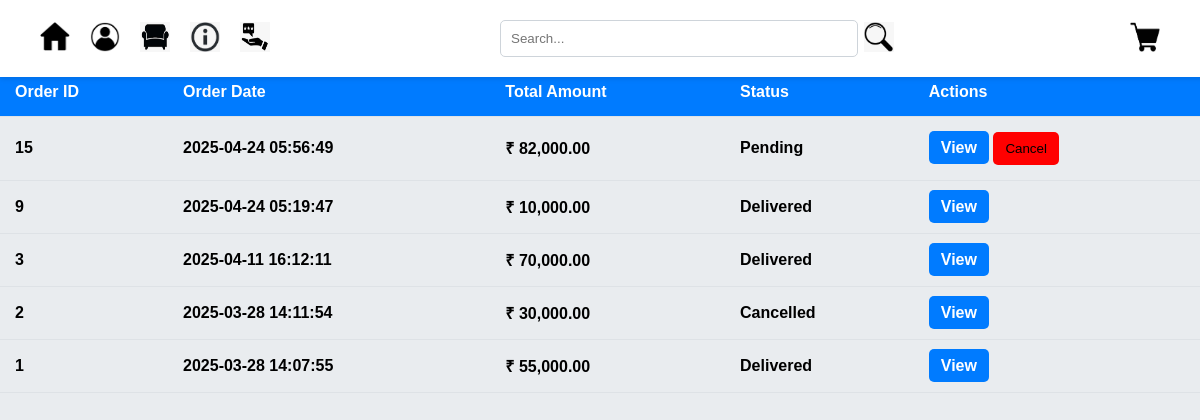
/order_history.php (signed in), run on the app's committed database.
### tables this page shows
CREATE TABLE IF NOT EXISTS `order` (
  `id` int NOT NULL AUTO_INCREMENT,
  `customer_id` int NOT NULL,
  `address` varchar(255) NOT NULL,
  `city` varchar(100) NOT NULL,
  `state` varchar(100) NOT NULL,
  `order_date` timestamp NULL DEFAULT CURRENT_TIMESTAMP,
  `total_amount` double(10,2) NOT NULL,
  `status` enum('Pending','Shipped','Delivered','Cancelled') DEFAULT 'Pending',
  PRIMARY KEY (`id`),
  KEY `customer_id` (`customer_id`)
);

### order_history.php (the view, shortened to what this page needs)
<!DOCTYPE html>
<?php
include 'db.php';
$customer_id = $_SESSION['UID'];
$order_query = "SELECT o.id AS order_id, o.order_date, o.total_amount, o.status
                FROM `order` o
                WHERE o.customer_id = $customer_id
                ORDER BY o.order_date DESC";
$order_result = mysqli_query($conn, $order_query);
?>
<html>
<head>
    <link rel="stylesheet" href="style.css">
</head>
<body>
    <nav class="menu-bar">
        <div class="menu-icons">
            <a href="index.php" title="Home"><img src="img/icon/home.jpg" alt="Home-icon" class="icon" /></a>
            <a href="customerProfile_manage.php" title="Profile"><img src="img/icon/user.jpg" alt="Profile-icon" class="icon" /></a>
            <a href="product_display.php" title="Product"><img src="img/icon/sofa.jpg" alt="category-icon" class="icon" /></a>
            <a href="contact.php" title="Contact Us"><img src="img/icon/about.jpg" alt="Contact Us-icon" class="icon" /></a>
            <a href="feedback.php" title="Feedback"><img src="img/icon/feedback.jpg" alt="feedback-icon" class="icon" /></a>
        </div>
        <form method="GET" action="product_display.php">
            <div class="search-container">
                <input type="text" name="search_query" placeholder="Search..." required />
                <button type="submit"><img src="img/icon/search.jpg" alt="Search" class="icon" /></button>
            </div>
        </form>
        <div class="add-to-cart-icon">
            <a href="cart.php" title="View Cart"><img src="img/icon/add-to-cart.jpg" alt="Add to Cart" class="icon" /></a>
        </div>
    </nav>
     <div class="container">
        <h2>Your Orders</h2>
       <?php if (mysqli_num_rows($order_result) == 0): ?>
    <script>
        document.addEventListener("DOMContentLoaded", function() {
            document.getElementById('noOrdersModal').style.display = 'block';
        });
    </script>
<?php else: ?>
            <table class="order-table">
                <thead>
                    <tr>
                        <th>Order ID</th>
                        <th>Order Date</th>
                        <th>Total Amount</th>
                        <th>Status</th>
                        <th>Actions</th>
                    </tr>
                </thead>
                <tbody>
                    <?php while ($order = mysqli_fetch_assoc($order_result)): ?>
                        <tr>
                            <td><?php echo $order['order_id']; ?></td>
                            <td><?php echo $order['order_date']; ?></td>
                            <td>&#8377; <?php echo number_format($order['total_amount'], 2); ?></td>
                            <td><?php echo htmlspecialchars($order['status']); ?></td>
                            <td>
                                <a href="bill.php?id=<?php echo $order['order_id']; ?>" class="view-button">View</a>
                                <?php if ($order['status'] === 'Pending'): ?>
                                    <form method="POST" action="cancel_order.php" style="display:inline;">
                                        <button  type="submit" class="cancel-button" onclick="return confirm('Are you sure you want to cancel this order?');">Cancel</button>
                                    </form>
                                <?php endif; ?>
                            </td>
                        </tr>
                    <?php endwhile; ?>
                </tbody>
            </table>
        <?php endif; ?>
    </div>
</body>
</html>

### style.css (style rules this page uses)
body { font-family: Arial, sans-serif; margin: 0; padding: 0; background-color: #e9ecef; }
.menu-bar { background: #ffffff; display: flex; align-items: center; justify-content: space-between; padding: 10px 20px; position: fixed; width: 100%; top: 0; left: 0; z-index: 1000; box-shadow: 0 2px 5px rgba(0, 0, 0, 0.1); }
.menu-icons { display: flex; align-items: center; }
.menu-icons a { margin-left: 20px; }
.icon { width: 30px; height: 30px; }
.search-container { display: flex; align-items: center; margin: 0 auto; width: 400px; }
.search-container input { padding: 5px; border: 1px solid #ccc; border-radius: 5px; }
.search-container button { border: none; background: transparent; cursor: pointer; }
.add-to-cart-icon { display: flex; gap: 20px; margin-right: 60px; }
input[type="email"], input[type="password"], input[type="text"] { width: 95%; padding: 10px; margin: 10px 0; border: 1px solid #ced4da; border-radius: 5px; }
a { text-decoration: none; color: inherit; }
table { width: 100%; border-collapse: collapse; margin-top: 0px; font-weight: bold; }
th, td { margin: 0px; padding: 15px; text-align: left; border-bottom: 1px solid #dee2e6; }
th { background-color: #007bff; color: white; }
.view-button { background-color: #007bff; color: white; padding: 8px 12px; text-decoration: none; border-radius: 5px; transition: background-color 0.3s; }
.cancel-button { background-color: #ff0000; color: black; padding: 9px 12px; text-decoration: none; border-radius: 5px; transition: background-color 0.3s; border: 0; }

### data on the page
order: id "15", order_date "2025-04-24 05:56:49", total_amount "82,000.00", status "Pending"
order: id "9", order_date "2025-04-24 05:19:47", total_amount "10,000.00", status "Delivered"
order: id "3", order_date "2025-04-11 16:12:11", total_amount "70,000.00", status "Delivered"
order: id "2", order_date "2025-03-28 14:11:54", total_amount "30,000.00", status "Cancelled"
order: id "1", order_date "2025-03-28 14:07:55", total_amount "55,000.00", status "Delivered"
